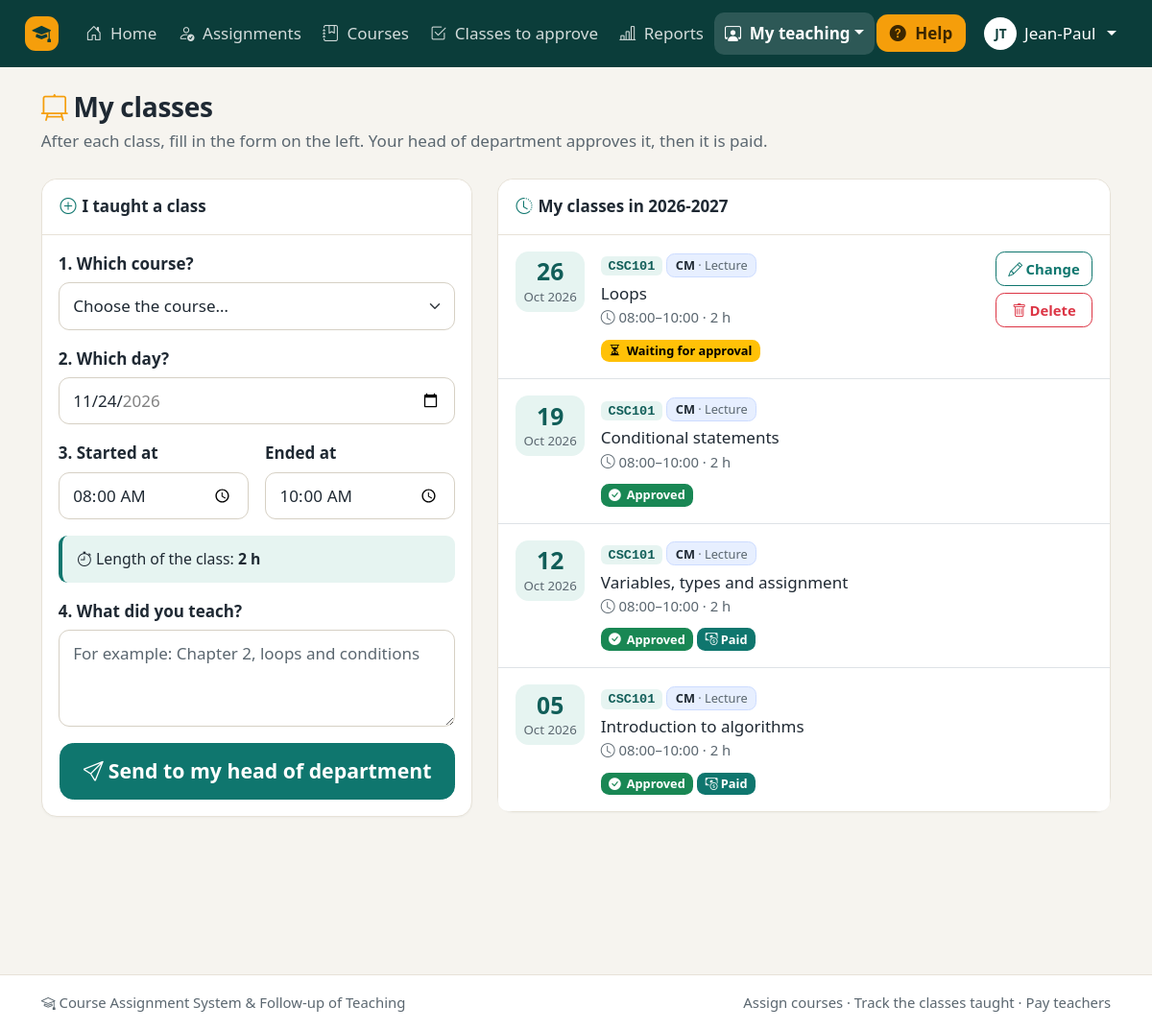
The app's page /teacher/sessions.php (signed in) with its own data.
### tables this page shows
CREATE TABLE users (
    id             INT AUTO_INCREMENT PRIMARY KEY,
    last_name      VARCHAR(80)  NOT NULL,
    first_name     VARCHAR(80)  NOT NULL,
    email          VARCHAR(150) NOT NULL UNIQUE,
    password_hash  VARCHAR(255) NOT NULL,
    role           ENUM('admin','head','teacher','accountant') NOT NULL DEFAULT 'teacher',
    department_id  INT NULL,
    academic_rank  VARCHAR(50) NULL,
    max_load       INT NOT NULL DEFAULT 0,
    phone          VARCHAR(30) NULL,
    is_active      TINYINT(1) NOT NULL DEFAULT 1,
    created_at     DATETIME NOT NULL DEFAULT CURRENT_TIMESTAMP,
    CONSTRAINT fk_user_department FOREIGN KEY (department_id) REFERENCES departments(id) ON DELETE SET NULL
);

CREATE TABLE academic_years (
    id          INT AUTO_INCREMENT PRIMARY KEY,
    label       VARCHAR(9) NOT NULL UNIQUE,
    start_date  DATE NOT NULL,
    end_date    DATE NOT NULL,
    is_active   TINYINT(1) NOT NULL DEFAULT 0
);

CREATE TABLE class_sessions (
    id                INT AUTO_INCREMENT PRIMARY KEY,
    assignment_id     INT NOT NULL,
    session_date      DATE NOT NULL,
    start_time        TIME NOT NULL,
    end_time          TIME NOT NULL,
    duration          DECIMAL(4,2) NOT NULL,
    content           VARCHAR(255) NOT NULL,
    status            ENUM('declared','approved','rejected') NOT NULL DEFAULT 'declared',
    rejection_reason  VARCHAR(255) NULL,
    reviewed_by       INT NULL,
    payment_id        INT NULL,
    created_at        DATETIME NOT NULL DEFAULT CURRENT_TIMESTAMP,
    CONSTRAINT fk_session_assignment FOREIGN KEY (assignment_id) REFERENCES assignments(id),
    CONSTRAINT fk_session_reviewer FOREIGN KEY (reviewed_by) REFERENCES users(id) ON DELETE SET NULL,
    CONSTRAINT fk_session_payment FOREIGN KEY (payment_id) REFERENCES payments(id)
);

CREATE TABLE courses (
    id             INT AUTO_INCREMENT PRIMARY KEY,
    code           VARCHAR(20)  NOT NULL UNIQUE,
    title          VARCHAR(150) NOT NULL,
    department_id  INT NOT NULL,
    level          VARCHAR(5)   NOT NULL,
    semester       TINYINT      NOT NULL,
    cm_hours       INT NOT NULL DEFAULT 0,
    td_hours       INT NOT NULL DEFAULT 0,
    tp_hours       INT NOT NULL DEFAULT 0,
    credits        INT NOT NULL DEFAULT 0,
    is_active      TINYINT(1) NOT NULL DEFAULT 1,
    CONSTRAINT fk_course_department FOREIGN KEY (department_id) REFERENCES departments(id)
);

CREATE TABLE assignments (
    id           INT AUTO_INCREMENT PRIMARY KEY,
    course_id    INT NOT NULL,
    teacher_id   INT NOT NULL,
    year_id      INT NOT NULL,
    type         ENUM('CM','TD','TP') NOT NULL,
    hours        DECIMAL(6,2) NOT NULL,
    status       ENUM('proposed','accepted','disputed','approved') NOT NULL DEFAULT 'approved',
    comment      VARCHAR(255) NULL,
    assigned_by  INT NULL,
    created_at   DATETIME NOT NULL DEFAULT CURRENT_TIMESTAMP,
    updated_at   DATETIME NULL ON UPDATE CURRENT_TIMESTAMP,
    CONSTRAINT uq_assignment UNIQUE (course_id, teacher_id, year_id, type),
    CONSTRAINT fk_assignment_course FOREIGN KEY (course_id) REFERENCES courses(id),
    CONSTRAINT fk_assignment_teacher FOREIGN KEY (teacher_id) REFERENCES users(id),
    CONSTRAINT fk_assignment_year FOREIGN KEY (year_id) REFERENCES academic_years(id),
    CONSTRAINT fk_assignment_assigned_by FOREIGN KEY (assigned_by) REFERENCES users(id) ON DELETE SET NULL
);

### teacher/sessions.php (the view, shortened to what the rows shown need)
<?php
require_once __DIR__ . '/../includes/auth.php';
$user = require_role(['teacher', 'head']);
$year = require_active_year();
$userId = (int) $user['id'];
$sessions = db_all(
    "SELECT s.*, a.type, c.code, c.title FROM class_sessions s
     JOIN assignments a ON a.id = s.assignment_id JOIN courses c ON c.id = a.course_id
     WHERE a.teacher_id = ? AND a.year_id = ?
     ORDER BY s.session_date DESC, s.start_time DESC",
    'ii',
    [$userId, (int) $year['id']]
);
require __DIR__ . '/../includes/header.php';
?>
<div class="page-header">
    <div>
        <h1><?= icon('easel2', 'greeting-icon') ?>My classes</h1>
    </div>
</div>
<div class="row g-4">
    <div class="col-lg-7">
        <div class="card" id="mySessions">
            <div class="card-header"><?= icon('clock-history') ?>My classes in <?= e($year['label']) ?></div>
            <ul class="list-group list-group-flush class-list">
                <?php foreach ($sessions as $s): ?>
                    <li class="list-group-item class-item">
                        <div class="class-date">
                            <strong><?= e(date('d', strtotime($s['session_date']))) ?></strong>
                            <span><?= e(date('M Y', strtotime($s['session_date']))) ?></span>
                        </div>
                        <div class="class-body">
                            <div><span class="code-badge"><?= e($s['code']) ?></span> <?= type_badge($s['type']) ?></div>
                            <div class="mt-1"><?= e($s['content']) ?></div>
                            <div class="small text-body-secondary"><?= icon('clock') ?> <?= time_short($s['start_time']) ?>–<?= time_short($s['end_time']) ?> · <?= hours($s['duration']) ?></div>
                            <div class="mt-2">
                                <?= session_badge($s['status']) ?>
                                <?php if ($s['payment_id']): ?><span class="badge text-bg-primary"><?= icon('cash-coin') ?> Paid</span><?php endif; ?>
                            </div>
                        </div>
                        <div class="class-actions">
                            <?php if ($s['status'] === 'declared'): ?>
                                <a href="<?= e(url('teacher/sessions.php?edit=' . $s['id'])) ?>" class="btn btn-sm btn-outline-primary"><?= icon('pencil') ?>Change</a>
                            <?php endif; ?>
                            <?php if ($s['status'] !== 'approved' && !$s['payment_id']): ?>
                                <form method="post" data-confirm="Delete the class of <?= e(format_date($s['session_date'])) ?>?">
                                    <button class="btn btn-sm btn-outline-danger w-100"><?= icon('trash') ?>Delete</button>
                                </form>
                            <?php endif; ?>
                        </div>
                    </li>
                <?php endforeach; ?>
            </ul>
        </div>
    </div>
</div>
<?php require __DIR__ . '/../includes/footer.php'; ?>

### includes/header.php (shortened to what the rows shown need)
<?php
$user = current_user();
$year = active_year();
$body_class = $body_class ?? '';
$scriptPath = ltrim(substr($_SERVER['SCRIPT_NAME'] ?? '', strlen(rtrim(BASE_URL, '/'))), '/');
$nav_active = $nav_active ?? $scriptPath;
$pendingCount = ($user && $user['role'] === 'admin') ? count(pending_signups()) : 0;
$teachingMenu = ['My teaching', [
    ['My courses and workload', 'teacher/dashboard.php', 'journal-text'],
    ['My classes', 'teacher/sessions.php', 'clock-history'],
    ['My money', 'teacher/payments.php', 'wallet2'],
], 'person-workspace'];
$menus = [
    'admin' => [
        ['Home', 'admin/dashboard.php', 'house-door'],
        ['Settings', [
            ['Users', 'admin/users.php', 'people'],
            ['Departments', 'admin/departments.php', 'building'],
            ['Courses', 'admin/courses.php', 'journal-bookmark'],
            ['Academic years', 'admin/years.php', 'calendar3'],
            ['Hourly rates', 'admin/rates.php', 'cash-coin'],
        ], 'gear'],
        ['Assignments', 'admin/assignments.php', 'person-check'],
        ['Classes to approve', 'head/sessions_validation.php', 'check2-square'],
        ['Payments', 'accountant/payments.php', 'wallet2'],
        ['Reports', 'admin/reports.php', 'bar-chart-line'],
    ],
    'head' => [
        ['Home', 'head/dashboard.php', 'house-door'],
        ['Assignments', 'head/assignments.php', 'person-check'],
        ['Courses', 'admin/courses.php', 'journal-bookmark'],
        ['Classes to approve', 'head/sessions_validation.php', 'check2-square'],
        ['Reports', 'admin/reports.php', 'bar-chart-line'],
        $teachingMenu,
    ],
    'teacher' => [
        ['Home', 'teacher/dashboard.php', 'house-door'],
        ['My classes', 'teacher/sessions.php', 'clock-history'],
        ['My money', 'teacher/payments.php', 'wallet2'],
    ],
    'accountant' => [
        ['Home', 'accountant/dashboard.php', 'house-door'],
        ['Payments', 'accountant/payments.php', 'wallet2'],
        ['New payment', 'accountant/payment_form.php', 'plus-circle'],
        ['Payment statements', 'accountant/statements.php', 'printer'],
    ],
];
$menu = $user ? ($menus[$user['role']] ?? []) : [];
?>
<!doctype html>
<html lang="en">
<head>
    <link rel="stylesheet" href="<?= e(url('assets/vendor/bootstrap/css/bootstrap.min.css')) ?>">
    <link rel="stylesheet" href="<?= e(url('assets/vendor/bootstrap-icons/bootstrap-icons.min.css')) ?>">
    <link rel="stylesheet" href="<?= e(url('assets/css/style.css')) ?>">
    <link rel="stylesheet" href="<?= e(url('assets/css/print.css')) ?>" media="print">
</head>
<body class="<?= e($body_class) ?>">
<?php if ($user): ?>
<nav class="navbar navbar-expand-xl navbar-dark app-navbar no-print">
    <div class="container-fluid px-lg-4">
        <a class="navbar-brand" href="<?= e(url(dashboard_path($user['role']))) ?>">
            <span class="brand-mark"><?= icon('mortarboard-fill') ?></span>
        </a>
        <div class="collapse navbar-collapse" id="mainNav">
            <ul class="navbar-nav me-auto mb-2 mb-xl-0">
                <?php foreach ($menu as [$label, $target, $iconName]): ?>
                    <?php if (is_array($target)):
                        $isActive = in_array($nav_active, array_column($target, 1), true); ?>
                        <li class="nav-item dropdown">
                            <a class="nav-link dropdown-toggle<?= $isActive ? ' active' : '' ?>" href="#" role="button"
                               data-bs-toggle="dropdown" aria-expanded="false"><?= icon($iconName) ?> <?= e($label) ?></a>
                                <?php foreach ($target as [$subLabel, $subPath, $subIcon]): ?>
                                    <li><a class="dropdown-item<?= $nav_active === $subPath ? ' active' : '' ?>"
                                           href="<?= e(url($subPath)) ?>"><?= icon($subIcon, 'me-2') ?><?= e($subLabel) ?>
                                            <?php if ($subPath === 'admin/users.php' && $pendingCount): ?>
                                                <span class="badge rounded-pill text-bg-warning ms-1"><?= $pendingCount ?></span>
                                            <?php endif; ?></a></li>
                                <?php endforeach; ?>
                        </li>
                    <?php else: ?>
                        <li class="nav-item">
                            <a class="nav-link<?= $nav_active === $target ? ' active' : '' ?>"
                               <?= $nav_active === $target ? 'aria-current="page"' : '' ?>
                               href="<?= e(url($target)) ?>"><?= icon($iconName) ?> <?= e($label) ?></a>
                        </li>
                    <?php endif; ?>
                <?php endforeach; ?>
            </ul>
            <div class="d-flex flex-wrap align-items-center gap-2">
                <button type="button" class="btn btn-help" data-bs-toggle="offcanvas" data-bs-target="#helpPanel" aria-controls="helpPanel">
                    <?= icon('question-circle-fill') ?> Help
                </button>
                <div class="dropdown">
                    <a class="nav-link dropdown-toggle text-white user-chip" href="#" role="button" data-bs-toggle="dropdown" aria-expanded="false">
                        <span class="avatar"><?= e(mb_strtoupper(mb_substr($user['first_name'], 0, 1) . mb_substr($user['last_name'], 0, 1))) ?></span>
                        <span><?= e($user['first_name']) ?></span>
                    </a>
                </div>
            </div>
        </div>
    </div>
</nav>
<?php endif; ?>
<main class="<?= $user ? 'container-xl py-4' : 'guest-main' ?>">

### includes/functions.php (shortened to what the rows shown need)
<?php
require_once __DIR__ . '/../config/db.php';
function db(): mysqli
{
    global $db;
    return $db;
}
function db_run(string $sql, string $types = '', array $params = []): mysqli_stmt
{
    $stmt = db()->prepare($sql);
    if ($types !== '') {
        $stmt->bind_param($types, ...$params);
    }
    $stmt->execute();
    return $stmt;
}
function db_all(string $sql, string $types = '', array $params = []): array
{
    $stmt = db_run($sql, $types, $params);
    $result = $stmt->get_result();
    $rows = $result ? $result->fetch_all(MYSQLI_ASSOC) : [];
    return $rows;
}
function db_one(string $sql, string $types = '', array $params = []): ?array
{
    $rows = db_all($sql, $types, $params);
    return $rows[0] ?? null;
}
function e($value): string
{
    return htmlspecialchars((string) ($value ?? ''), ENT_QUOTES, 'UTF-8');
}
function hours($value): string
{
    $value = (float) $value;
    $decimals = (abs($value - round($value)) < 0.001) ? 0 : 1;
    return number_format($value, $decimals, '.', ',') . ' h';
}
function format_date(?string $date): string
{
    $time = strtotime($date);
    return $time ? date('d/m/Y', $time) : '—';
}
function time_short(?string $time): string
{
    return $time ? substr($time, 0, 5) : '';
}
function url(string $path = ''): string
{
    return BASE_URL . ltrim($path, '/');
}
function session_badge(string $status): string
{
    $map = [
        'declared' => ['Waiting for approval', 'text-bg-warning', 'hourglass-split'],
        'approved' => ['Approved', 'text-bg-success', 'check-circle-fill'],
        'rejected' => ['Rejected', 'text-bg-danger', 'x-circle-fill'],
    ];
    [$label, $class, $iconName] = $map[$status] ?? [$status, 'text-bg-secondary', 'question-circle'];
    return '<span class="badge status-badge ' . $class . '">' . icon($iconName) . ' ' . e($label) . '</span>';
}
function icon(string $name, string $extraClass = ''): string
{
    return '<i class="bi bi-' . e($name) . ($extraClass !== '' ? ' ' . e($extraClass) : '') . '" aria-hidden="true"></i>';
}
function type_badge(string $type): string
{
    $label = TYPES[$type] ?? $type;
    return '<span class="badge type-badge type-' . e(strtolower($type)) . '" title="' . e($label) . '">'
        . e($type) . ' <span class="type-label">· ' . e($label) . '</span></span>';
}
function current_user(): ?array
{
    static $user = false;
    if ($user !== false) {
        return $user;
    }
    $user = null;
    if (!empty($_SESSION['user_id'])) {
        $row = db_one(
            'SELECT u.*, d.name AS department_name, d.code AS department_code
             FROM users u LEFT JOIN departments d ON d.id = u.department_id
             WHERE u.id = ?',
            'i',
            [(int) $_SESSION['user_id']]
        );
        if ($row && (int) $row['is_active'] === 1) {
            $user = $row;
        } else {
            unset($_SESSION['user_id']);
        }
    }
    return $user;
}
function dashboard_path(string $role): string
{
    $paths = [
        'admin' => 'admin/dashboard.php',
        'head' => 'head/dashboard.php',
        'teacher' => 'teacher/dashboard.php',
        'accountant' => 'accountant/dashboard.php',
    ];
    return $paths[$role] ?? 'index.php';
}
function active_year(): ?array
{
    static $year = false;
    if ($year === false) {
        $year = db_one('SELECT * FROM academic_years WHERE is_active = 1 ORDER BY id DESC LIMIT 1');
    }
    return $year;
}

### records on screen
users: first_name+last_name "JT", first_name "Jean-Paul"
academic_years: label "2026-2027"
class_sessions: session_date "26", session_date "Oct 2026", courses.code "CSC101", assignment.type "CM", assignment.type "Lecture", content "Loops", start_time "08:00", end_time "10:00", duration "2 h", label "Waiting for approval"
class_sessions: session_date "19", session_date "Oct 2026", courses.code "CSC101", assignment.type "CM", assignment.type "Lecture", content "Conditional statements", start_time "08:00", end_time "10:00", duration "2 h", label "Approved"
class_sessions: session_date "12", session_date "Oct 2026", courses.code "CSC101", assignment.type "CM", assignment.type "Lecture", content "Variables, types and assignment", start_time "08:00", end_time "10:00", duration "2 h", label "Approved"
class_sessions: session_date "05", session_date "Oct 2026", courses.code "CSC101", assignment.type "CM", assignment.type "Lecture", content "Introduction to algorithms", start_time "08:00", end_time "10:00", duration "2 h", label "Approved"

### other values on screen
$label "Home"
$label "Assignments"
$label "Courses"
$label "Classes to approve"
$label "Reports"
$label "My teaching"
APP_NAME "Course Assignment System & Follow-up of Teaching"
